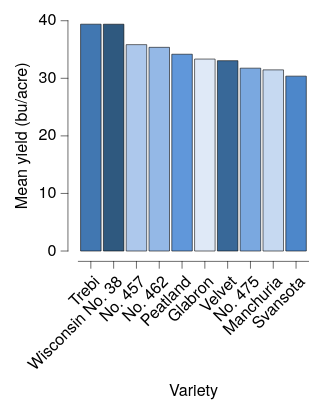

Source (Vega-Lite JSON):
### Vega-Lite specification from a JSON file in a GitHub repository (floating-point values rounded to 4 significant figures)
{"background": null, "config": {"arc": {"fill": "#DBDBDB", "fillOpacity": 1.0, "innerRadius": 25.0, "padAngle": 0.03, "stroke": "black", "strokeOpacity": 1, "strokeWidth": 0.25}, "area": {"fill": "#DBDBDB", "fillOpacity": 1.0, "stroke": "black", "strokeOpacity": 1, "strokeWidth": 0.25}, "axis": {"domain": true, "domainCap": "round", "domainColor": "black", "domainWidth": 0.25, "grid": false, "gridCap": "round", "gridColor": "#F1F1F1", "gridDash": [0, 0], "gridOpacity": 1.0, "gridWidth": 0.25, "labelColor": "black", "labelFont": "Helvetica Neue, HelveticaNeue, Helvetica, Arial, sans-serif", "labelFontSize": 7, "labelFontStyle": "normal", "labelFontWeight": 400, "offset": 4.5, "ticks": true, "tickCap": "round", "tickColor": "black", "tickRound": false, "tickSize": 3, "tickWidth": 0.25, "titleColor": "black", "titleFont": "Helvetica Neue, HelveticaNeue, Helvetica, Arial, sans-serif", "titleFontSize": 7, "titleFontStyle": "normal", "titleFontWeight": 400}, "axisX": {"domain": true, "labelAlign": "right", "labelAngle": 315, "labels": true, "ticks": true, "translate": 0}, "axisY": {"domain": true, "labelAlign": "right", "labelAngle": 0, "labels": true, "ticks": true, "translate": 0}, "axisRight": {"domain": true, "labelAlign": "left", "labelAngle": 0, "labels": true, "ticks": true, "translate": 0}, "axisTop": {"domain": true, "labelAlign": "left", "labelAngle": 45, "labels": true, "ticks": true, "translate": 0}, "axisBand": {"tickOffset": 0}, "bar": {"fill": "#DBDBDB", "fillOpacity": 1.0, "stroke": "black", "strokeOpacity": 1, "strokeWidth": 0.25}, "boxplot": {"size": 9.0, "ticks": {"cornerRadius": 0.25, "fill": "black", "opacity": 1, "size": 4.5, "thickness": 0.25}, "box": {"fillOpacity": 1.0, "stroke": "black", "strokeOpacity": 1, "strokeWidth": 0.25}, "median": {"cornerRadius": 0, "fill": "black", "fillOpacity": 1.0, "opacity": 1, "size": 9.0, "thickness": 0.25}, "rule": {"fill": "black", "fillOpacity": 1.0, "size": 10.0, "stroke": "black", "strokeDash": [0, 0], "strokeOpacity": 1, "strokeWidth": 0.25}, "outliers": {"color": "black", "fill": "black", "fillOpacity": 1.0, "size": 0, "stroke": "black", "strokeOpacity": 1, "strokeWidth": 0.25}}, "circle": {"fill": "black", "fillOpacity": 1.0, "size": 1.25, "stroke": null, "strokeOpacity": 1, "strokeWidth": 0.25}, "errorband": {"band": {"fillOpacity": 0.6, "stroke": null, "strokeWidth": 0.25, "strokeOpacity": 1}, "borders": {"opacity": 0, "strokeOpacity": 0.25, "strokeWidth": 1}}, "errorbar": {"opacity": 1, "rule": {"strokeDash": [0, 0], "strokeWidth": 0.25}, "ticks": {"color": "black", "cornerRadius": 0.125, "opacity": 1, "size": 6.0, "thickness": 0.25}, "thickness": 0.25}, "font": "Helvetica Neue, HelveticaNeue, Helvetica, Arial, sans-serif", "geoshape": {"fill": "#DBDBDB", "fillOpacity": 1.0, "stroke": "black", "strokeOpacity": 1, "strokeWidth": 0.25}, "header": {"labelColor": "black", "labelFont": "Helvetica Neue, HelveticaNeue, Helvetica, Arial, sans-serif", "labelFontSize": 7, "labelFontStyle": "normal", "labelFontWeight": 400, "titleColor": "black", "titleFont": "Helvetica Neue, HelveticaNeue, Helvetica, Arial, sans-serif", "titleFontSize": 7, "titleFontStyle": "normal", "titleFontWeight": 400, "titlePadding": 0}, "legend": {"disable": false, "offset": 4.5, "titlePadding": 4, "labelOffset": 2, "gradientLabelOffset": 2, "gradientLength": 50.0, "gradientThickness": 5.0, "gradientOpacity": 1.0, "gradientStrokeColor": "black", "gradientStrokeWidth": 0.25, "labelColor": "black", "labelFont": "Helvetica Neue, HelveticaNeue, Helvetica, Arial, sans-serif", "labelFontSize": 7, "labelFontStyle": "normal", "labelFontWeight": 400, "strokeColor": "black", "strokeWidth": 0, "symbolSize": 42, "symbolStrokeColor": "black", "symbolStrokeWidth": 0.25, "titleColor": "black", "titleFont": "Helvetica Neue, HelveticaNeue, Helvetica, Arial, sans-serif", "titleFontSize": 7, "titleFontStyle": "normal", "titleFontWeight": 400}, "line": {"color": "black", "stroke": "black", "strokeCap": "round", "strokeDash": [0, 0], "strokeOpacity": 1, "strokeWidth": 0.375}, "point": {"filled": true, "fill": "#DBDBDB", "fillOpacity": 1.0, "size": 5.0, "stroke": "black", "strokeOpacity": 1, "strokeWidth": 0.25}, "range": {"category": ["#DFE9F7", "#C6D9F1", "#ADC8EC", "#94B8E6", "#7AA8E0", "#6097DA", "#4D87CA", "#4177B1", "#386898", "#2F597F", "#264A69", "#1D3A58"], "diverging": {"scheme": ["#DFE9F7", "#C6D9F1", "#ADC8EC", "#94B8E6", "#7AA8E0", "#6097DA", "#4D87CA", "#4177B1", "#386898", "#2F597F", "#264A69", "#1D3A58"]}, "heatmap": {"scheme": ["#DFE9F7", "#C6D9F1", "#ADC8EC", "#94B8E6", "#7AA8E0", "#6097DA", "#4D87CA", "#4177B1", "#386898", "#2F597F", "#264A69", "#1D3A58"]}, "ordinal": {"scheme": ["#DFE9F7", "#C6D9F1", "#ADC8EC", "#94B8E6", "#7AA8E0", "#6097DA", "#4D87CA", "#4177B1", "#386898", "#2F597F", "#264A69", "#1D3A58"]}, "ramp": {"scheme": ["#DFE9F7", "#C6D9F1", "#ADC8EC", "#94B8E6", "#7AA8E0", "#6097DA", "#4D87CA", "#4177B1", "#386898", "#2F597F", "#264A69", "#1D3A58"]}}, "rule": {"color": "black", "stroke": "black", "strokeCap": "round", "strokeDash": [2, 2], "strokeOpacity": 1, "strokeWidth": 0.25}, "scale": {"bandPaddingInner": 0.1, "bandPaddingOuter": 0.1, "round": false}, "rect": {"fill": "#DBDBDB", "fillOpacity": 1.0, "stroke": "black", "strokeOpacity": 1, "strokeWidth": 0.25}, "square": {"fill": "#DBDBDB", "fillOpacity": 1.0, "size": 10.0, "stroke": "black", "strokeOpacity": 1, "strokeWidth": 0.25}, "text": {"color": "black", "font": "Helvetica Neue, HelveticaNeue, Helvetica, Arial, sans-serif", "fontSize": 7, "fontStyle": "normal", "fontWeight": 400}, "tick": {"color": "black", "cornerRadius": 0.125, "opacity": 1.0, "size": 9.0, "thickness": 0.25}, "title": {"anchor": "middle", "frame": "group", "color": "black", "font": "Helvetica Neue, HelveticaNeue, Helvetica, Arial, sans-serif", "fontSize": 7, "fontStyle": "normal", "fontWeight": 400, "subtitleColor": "black", "subtitleFont": "Helvetica Neue, HelveticaNeue, Helvetica, Arial, sans-serif", "subtitleFontSize": "Helvetica Neue, HelveticaNeue, Helvetica, Arial, sans-serif", "subtitleFontStyle": "normal", "subtitleFontWeight": 400}, "trail": {"color": "black", "opacity": 1, "size": 0.375}, "view": {"continuousWidth": 100, "continuousHeight": 100, "discreteWidth": 100, "discreteHeight": 100, "fill": null, "stroke": null, "strokeWidth": 0.25}}, "data": {"name": "data-9cc0564cb5591205eeeca8d2429dd11b"}, "mark": {"type": "bar"}, "encoding": {"color": {"field": "variety", "legend": null, "type": "nominal"}, "x": {"field": "variety", "sort": "-y", "title": "Variety", "type": "nominal"}, "y": {"aggregate": "mean", "field": "yield", "title": "Mean yield (bu/acre)", "type": "quantitative"}}, "$schema": "https://vega.github.io/schema/vega-lite/v6.4.1.json", "datasets": {"data-9cc0564cb5591205eeeca8d2429dd11b": [{"yield": 27.0, "variety": "Manchuria", "year": 1931, "site": "University Farm"}, {"yield": 48.87, "variety": "Manchuria", "year": 1931, "site": "Waseca"}, {"yield": 27.43, "variety": "Manchuria", "year": 1931, "site": "Morris"}, {"yield": 39.93, "variety": "Manchuria", "year": 1931, "site": "Crookston"}, {"yield": 32.97, "variety": "Manchuria", "year": 1931, "site": "Grand Rapids"}, {"yield": 28.97, "variety": "Manchuria", "year": 1931, "site": "Duluth"}, {"yield": 43.07, "variety": "Glabron", "year": 1931, "site": "University Farm"}, {"yield": 55.2, "variety": "Glabron", "year": 1931, "site": "Waseca"}, {"yield": 28.77, "variety": "Glabron", "year": 1931, "site": "Morris"}, {"yield": 38.13, "variety": "Glabron", "year": 1931, "site": "Crookston"}, {"yield": 29.13, "variety": "Glabron", "year": 1931, "site": "Grand Rapids"}, {"yield": 29.67, "variety": "Glabron", "year": 1931, "site": "Duluth"}, {"yield": 35.13, "variety": "Svansota", "year": 1931, "site": "University Farm"}, {"yield": 47.33, "variety": "Svansota", "year": 1931, "site": "Waseca"}, {"yield": 25.77, "variety": "Svansota", "year": 1931, "site": "Morris"}, {"yield": 40.47, "variety": "Svansota", "year": 1931, "site": "Crookston"}, {"yield": 29.67, "variety": "Svansota", "year": 1931, "site": "Grand Rapids"}, {"yield": 25.7, "variety": "Svansota", "year": 1931, "site": "Duluth"}, {"yield": 39.9, "variety": "Velvet", "year": 1931, "site": "University Farm"}, {"yield": 50.23, "variety": "Velvet", "year": 1931, "site": "Waseca"}, {"yield": 26.13, "variety": "Velvet", "year": 1931, "site": "Morris"}, {"yield": 41.33, "variety": "Velvet", "year": 1931, "site": "Crookston"}, {"yield": 23.03, "variety": "Velvet", "year": 1931, "site": "Grand Rapids"}, {"yield": 26.3, "variety": "Velvet", "year": 1931, "site": "Duluth"}, {"yield": 36.57, "variety": "Trebi", "year": 1931, "site": "University Farm"}, {"yield": 63.83, "variety": "Trebi", "year": 1931, "site": "Waseca"}, {"yield": 43.77, "variety": "Trebi", "year": 1931, "site": "Morris"}, {"yield": 46.93, "variety": "Trebi", "year": 1931, "site": "Crookston"}, {"yield": 29.77, "variety": "Trebi", "year": 1931, "site": "Grand Rapids"}, {"yield": 33.93, "variety": "Trebi", "year": 1931, "site": "Duluth"}, {"yield": 43.27, "variety": "No. 457", "year": 1931, "site": "University Farm"}, {"yield": 58.1, "variety": "No. 457", "year": 1931, "site": "Waseca"}, {"yield": 28.7, "variety": "No. 457", "year": 1931, "site": "Morris"}, {"yield": 45.67, "variety": "No. 457", "year": 1931, "site": "Crookston"}, {"yield": 32.17, "variety": "No. 457", "year": 1931, "site": "Grand Rapids"}, {"yield": 33.6, "variety": "No. 457", "year": 1931, "site": "Duluth"}, {"yield": 36.6, "variety": "No. 462", "year": 1931, "site": "University Farm"}, {"yield": 65.77, "variety": "No. 462", "year": 1931, "site": "Waseca"}, {"yield": 30.37, "variety": "No. 462", "year": 1931, "site": "Morris"}, {"yield": 48.57, "variety": "No. 462", "year": 1931, "site": "Crookston"}, {"yield": 24.93, "variety": "No. 462", "year": 1931, "site": "Grand Rapids"}, {"yield": 28.1, "variety": "No. 462", "year": 1931, "site": "Duluth"}, {"yield": 32.77, "variety": "Peatland", "year": 1931, "site": "University Farm"}, {"yield": 48.57, "variety": "Peatland", "year": 1931, "site": "Waseca"}, {"yield": 29.87, "variety": "Peatland", "year": 1931, "site": "Morris"}, {"yield": 41.6, "variety": "Peatland", "year": 1931, "site": "Crookston"}, {"yield": 34.7, "variety": "Peatland", "year": 1931, "site": "Grand Rapids"}, {"yield": 32.0, "variety": "Peatland", "year": 1931, "site": "Duluth"}, {"yield": 24.67, "variety": "No. 475", "year": 1931, "site": "University Farm"}, {"yield": 46.77, "variety": "No. 475", "year": 1931, "site": "Waseca"}, {"yield": 22.6, "variety": "No. 475", "year": 1931, "site": "Morris"}, {"yield": 44.1, "variety": "No. 475", "year": 1931, "site": "Crookston"}, {"yield": 19.7, "variety": "No. 475", "year": 1931, "site": "Grand Rapids"}, {"yield": 33.07, "variety": "No. 475", "year": 1931, "site": "Duluth"}, {"yield": 39.3, "variety": "Wisconsin No. 38", "year": 1931, "site": "University Farm"}, {"yield": 58.8, "variety": "Wisconsin No. 38", "year": 1931, "site": "Waseca"}, {"yield": 29.47, "variety": "Wisconsin No. 38", "year": 1931, "site": "Morris"}, {"yield": 49.87, "variety": "Wisconsin No. 38", "year": 1931, "site": "Crookston"}, {"yield": 34.47, "variety": "Wisconsin No. 38", "year": 1931, "site": "Grand Rapids"}, {"yield": 31.6, "variety": "Wisconsin No. 38", "year": 1931, "site": "Duluth"}, {"yield": 26.9, "variety": "Manchuria", "year": 1932, "site": "University Farm"}, {"yield": 33.47, "variety": "Manchuria", "year": 1932, "site": "Waseca"}, {"yield": 34.37, "variety": "Manchuria", "year": 1932, "site": "Morris"}, {"yield": 32.97, "variety": "Manchuria", "year": 1932, "site": "Crookston"}, {"yield": 22.13, "variety": "Manchuria", "year": 1932, "site": "Grand Rapids"}, {"yield": 22.57, "variety": "Manchuria", "year": 1932, "site": "Duluth"}, {"yield": 36.8, "variety": "Glabron", "year": 1932, "site": "University Farm"}, {"yield": 37.73, "variety": "Glabron", "year": 1932, "site": "Waseca"}, {"yield": 35.13, "variety": "Glabron", "year": 1932, "site": "Morris"}, {"yield": 26.17, "variety": "Glabron", "year": 1932, "site": "Crookston"}, {"yield": 14.43, "variety": "Glabron", "year": 1932, "site": "Grand Rapids"}, {"yield": 25.87, "variety": "Glabron", "year": 1932, "site": "Duluth"}, {"yield": 27.43, "variety": "Svansota", "year": 1932, "site": "University Farm"}, {"yield": 38.5, "variety": "Svansota", "year": 1932, "site": "Waseca"}, {"yield": 35.03, "variety": "Svansota", "year": 1932, "site": "Morris"}, {"yield": 20.63, "variety": "Svansota", "year": 1932, "site": "Crookston"}, {"yield": 16.63, "variety": "Svansota", "year": 1932, "site": "Grand Rapids"}, {"yield": 22.23, "variety": "Svansota", "year": 1932, "site": "Duluth"}, {"yield": 26.8, "variety": "Velvet", "year": 1932, "site": "University Farm"}, {"yield": 37.4, "variety": "Velvet", "year": 1932, "site": "Waseca"}, {"yield": 38.83, "variety": "Velvet", "year": 1932, "site": "Morris"}, {"yield": 32.07, "variety": "Velvet", "year": 1932, "site": "Crookston"}, {"yield": 32.23, "variety": "Velvet", "year": 1932, "site": "Grand Rapids"}, {"yield": 22.47, "variety": "Velvet", "year": 1932, "site": "Duluth"}, {"yield": 29.07, "variety": "Trebi", "year": 1932, "site": "University Farm"}, {"yield": 49.23, "variety": "Trebi", "year": 1932, "site": "Waseca"}, {"yield": 46.63, "variety": "Trebi", "year": 1932, "site": "Morris"}, {"yield": 41.83, "variety": "Trebi", "year": 1932, "site": "Crookston"}, {"yield": 20.63, "variety": "Trebi", "year": 1932, "site": "Grand Rapids"}, {"yield": 30.6, "variety": "Trebi", "year": 1932, "site": "Duluth"}, {"yield": 26.43, "variety": "No. 457", "year": 1932, "site": "University Farm"}, {"yield": 42.2, "variety": "No. 457", "year": 1932, "site": "Waseca"}, {"yield": 43.53, "variety": "No. 457", "year": 1932, "site": "Morris"}, {"yield": 34.33, "variety": "No. 457", "year": 1932, "site": "Crookston"}, {"yield": 19.47, "variety": "No. 457", "year": 1932, "site": "Grand Rapids"}, {"yield": 22.7, "variety": "No. 457", "year": 1932, "site": "Duluth"}, {"yield": 25.57, "variety": "No. 462", "year": 1932, "site": "University Farm"}, {"yield": 44.7, "variety": "No. 462", "year": 1932, "site": "Waseca"}, {"yield": 47.0, "variety": "No. 462", "year": 1932, "site": "Morris"}, {"yield": 30.53, "variety": "No. 462", "year": 1932, "site": "Crookston"}, {"yield": 19.9, "variety": "No. 462", "year": 1932, "site": "Grand Rapids"}, {"yield": 22.5, "variety": "No. 462", "year": 1932, "site": "Duluth"}, {"yield": 28.07, "variety": "Peatland", "year": 1932, "site": "University Farm"}, {"yield": 36.03, "variety": "Peatland", "year": 1932, "site": "Waseca"}, {"yield": 43.2, "variety": "Peatland", "year": 1932, "site": "Morris"}, {"yield": 25.23, "variety": "Peatland", "year": 1932, "site": "Crookston"}, {"yield": 26.77, "variety": "Peatland", "year": 1932, "site": "Grand Rapids"}, {"yield": 31.37, "variety": "Peatland", "year": 1932, "site": "Duluth"}, {"yield": 30.0, "variety": "No. 475", "year": 1932, "site": "University Farm"}, {"yield": 41.27, "variety": "No. 475", "year": 1932, "site": "Waseca"}, {"yield": 44.23, "variety": "No. 475", "year": 1932, "site": "Morris"}, {"yield": 32.13, "variety": "No. 475", "year": 1932, "site": "Crookston"}, {"yield": 15.23, "variety": "No. 475", "year": 1932, "site": "Grand Rapids"}, {"yield": 27.37, "variety": "No. 475", "year": 1932, "site": "Duluth"}, {"yield": 38.0, "variety": "Wisconsin No. 38", "year": 1932, "site": "University Farm"}, {"yield": 58.17, "variety": "Wisconsin No. 38", "year": 1932, "site": "Waseca"}, {"yield": 47.17, "variety": "Wisconsin No. 38", "year": 1932, "site": "Morris"}, {"yield": 35.9, "variety": "Wisconsin No. 38", "year": 1932, "site": "Crookston"}, {"yield": 20.67, "variety": "Wisconsin No. 38", "year": 1932, "site": "Grand Rapids"}, {"yield": 29.33, "variety": "Wisconsin No. 38", "year": 1932, "site": "Duluth"}]}}
